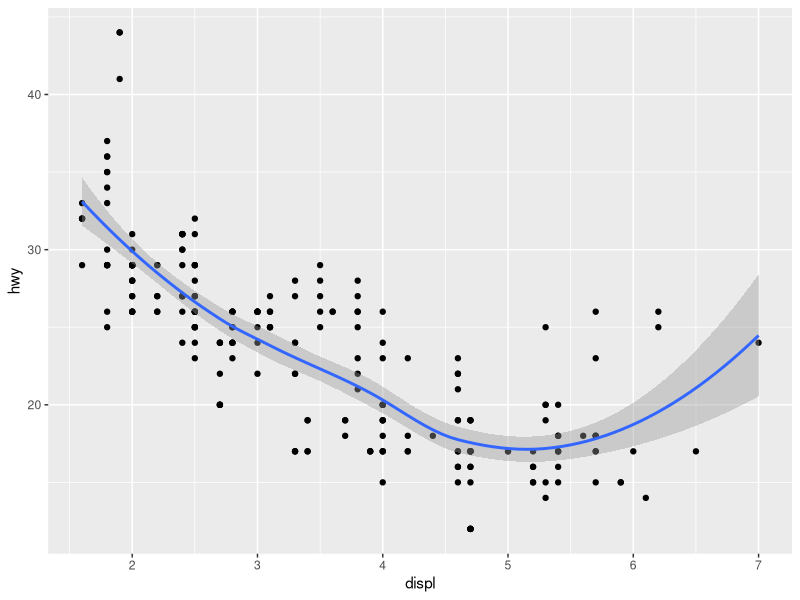
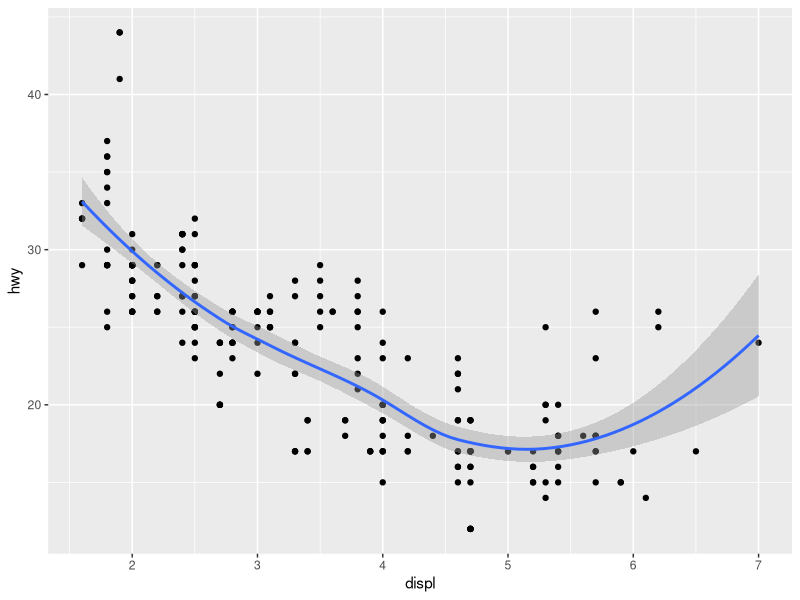
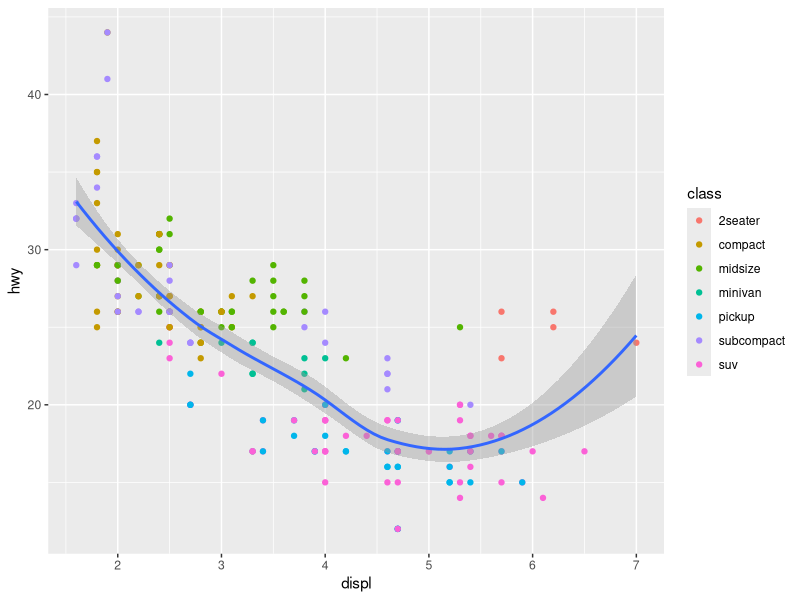
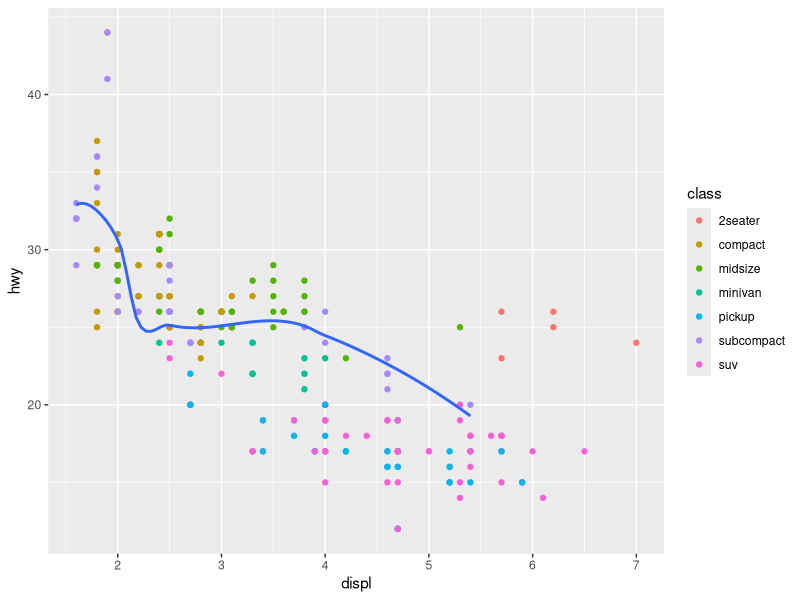
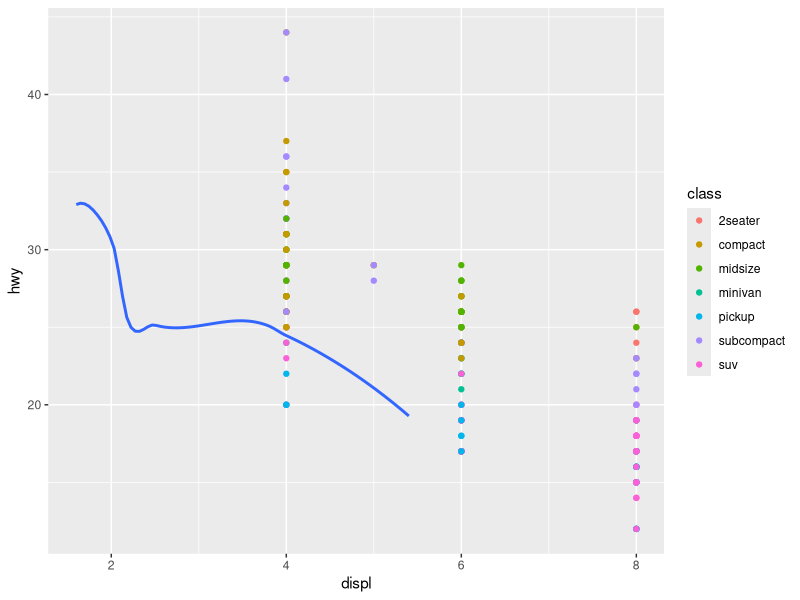
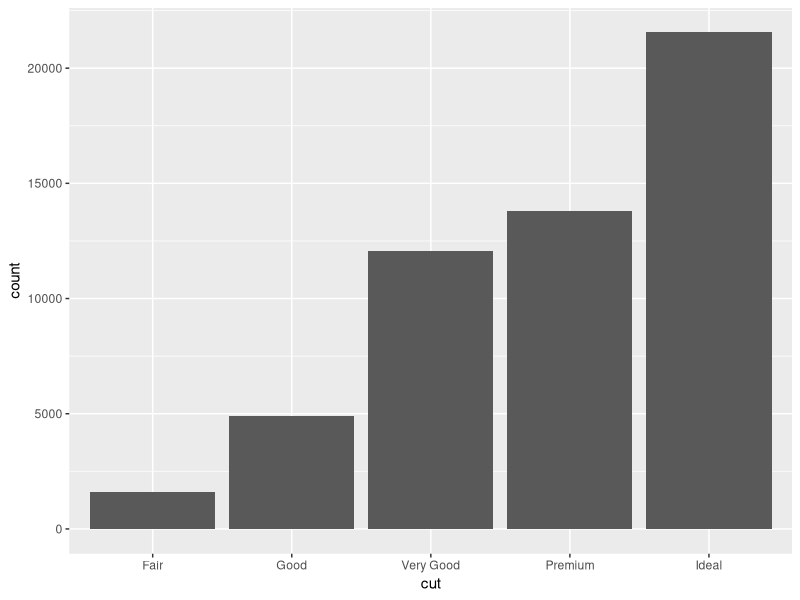
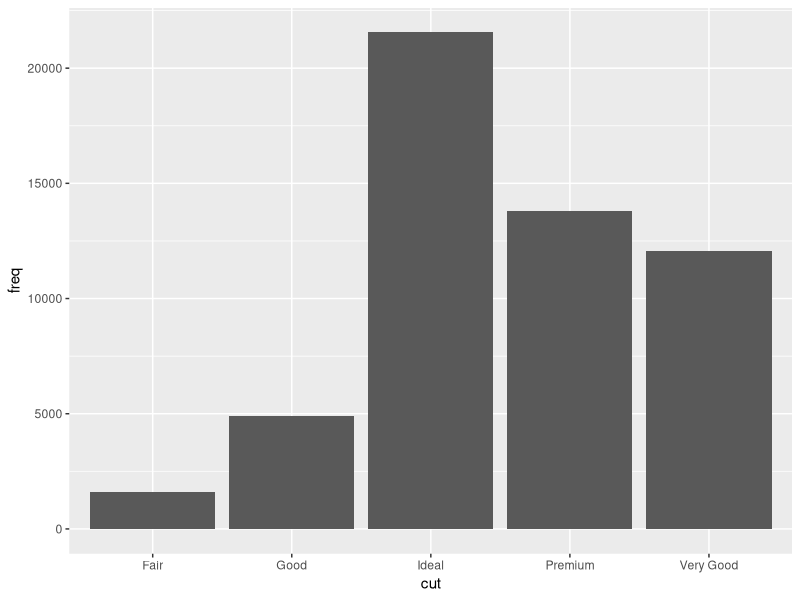
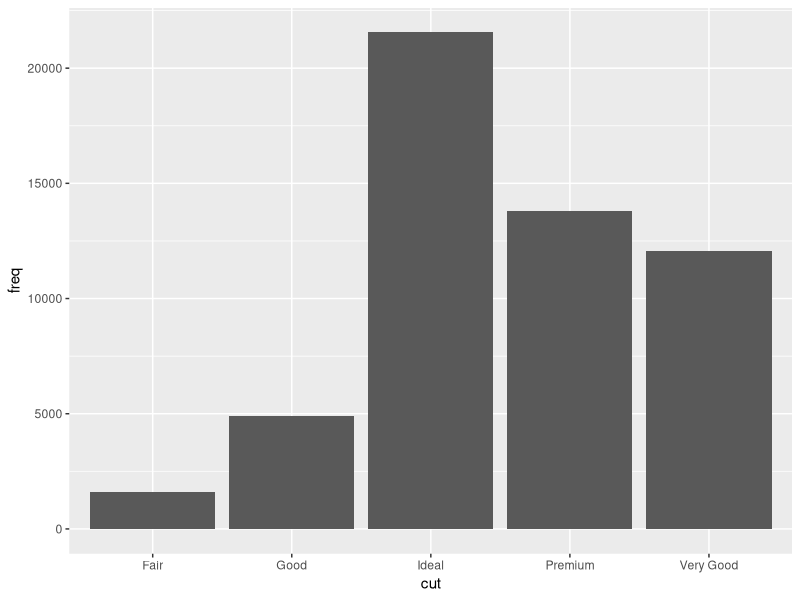

These charts were generated, in order, by the following R code:
## ---- chunk 1
library(ggplot2)
library(tidyverse)
ggplot(data = mpg) + 
  geom_point(mapping = aes(x = displ, y = hwy)) +
  geom_smooth(mapping = aes(x = displ, y = hwy))
## ---- chunk 2
ggplot(data = mpg, mapping = aes(x = displ, y = hwy)) + 
  geom_point() + 
  geom_smooth()
## ---- chunk 3
ggplot(data = mpg, mapping = aes(x = displ, y = hwy)) + 
  geom_point(mapping = aes(color = class)) + 
  geom_smooth()
## ---- chunk 4
ggplot(data = mpg, mapping = aes(x = displ, y = hwy)) + 
  geom_point(mapping = aes(color = class)) + 
  geom_smooth(data = filter(mpg, class == "subcompact"), se = FALSE)
## ---- chunk 5
ggplot(data = mpg, mapping = aes(x = displ, y = hwy)) + 
  geom_point(mapping = aes(x= cyl, y = hwy, color = class)) +
  geom_smooth(data = filter(mpg, class == "subcompact"), se = FALSE)
 
## ---- chunk 6
ggplot(data = diamonds) + 
  geom_bar(mapping = aes(x = cut))
## ---- chunk 7
?geom_bar
## ---- chunk 8
demo <- tribble(
  ~cut,         ~freq,
  "Fair",       1610,
  "Good",       4906,
  "Very Good",  12082,
  "Premium",    13791,
  "Ideal",      21551
)
# tribble是用来建立tibble数据框的函数，Hadley首创，比传统的dataframe更加灵活，后面会有详细介绍。简单的说，就是这种增强型的数据框，可以成为框中有框的样子，当然这里没有体现出来。

ggplot(data = demo) +
  geom_bar(mapping = aes(x = cut, y = freq), stat = "identity")
## ---- chunk 9
df.demo = as.data.frame(demo)
str(df.demo)

ggplot(data = df.demo) +
  geom_bar(mapping = aes(x = cut, y = freq), stat = "identity")
## ---- chunk 10
ggplot(data = demo) +
  geom_bar(mapping = aes(x = cut))
## ---- chunk 11
ggplot(data = diamonds) + 
  geom_bar(mapping = aes(x = cut, y = ..prop.., group = 1))
## ---- chunk 12
ggplot(data = diamonds) + 
  stat_summary(
    mapping = aes(x = cut, y = depth),
    fun.ymin = min, 
    fun.ymax = max,
    fun.y = median
  )
